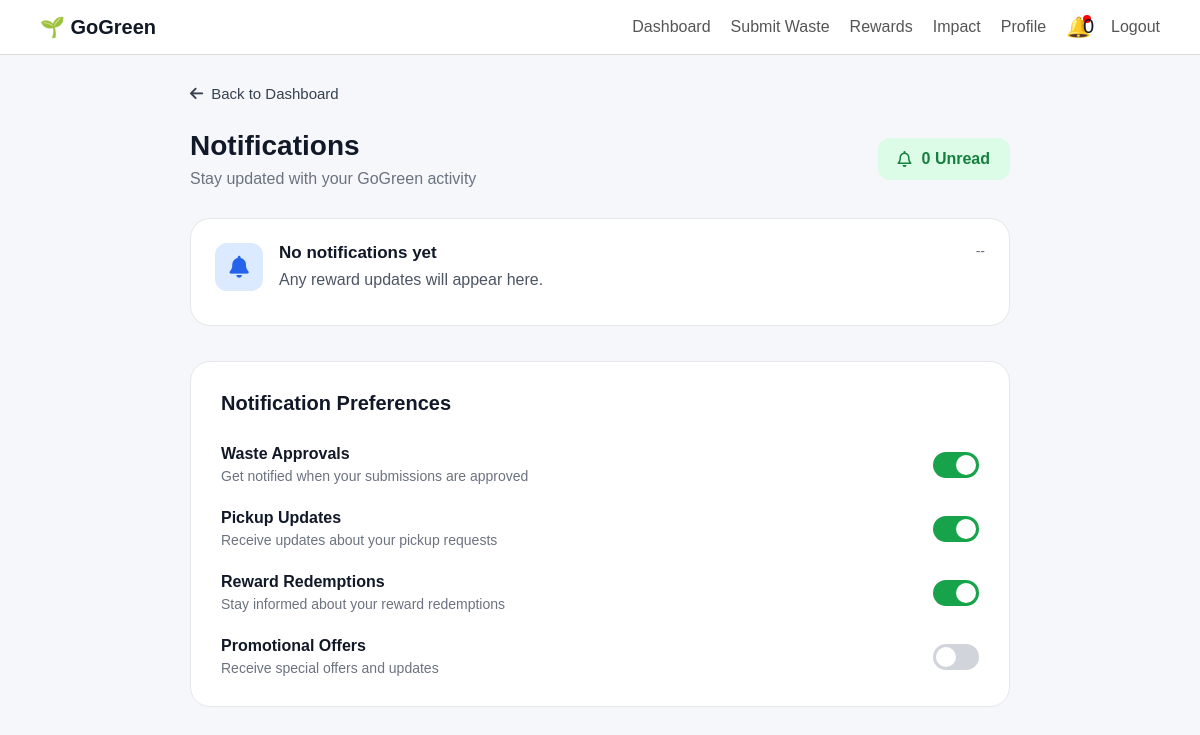
Before: /notification.php (signed in) with the older database file.
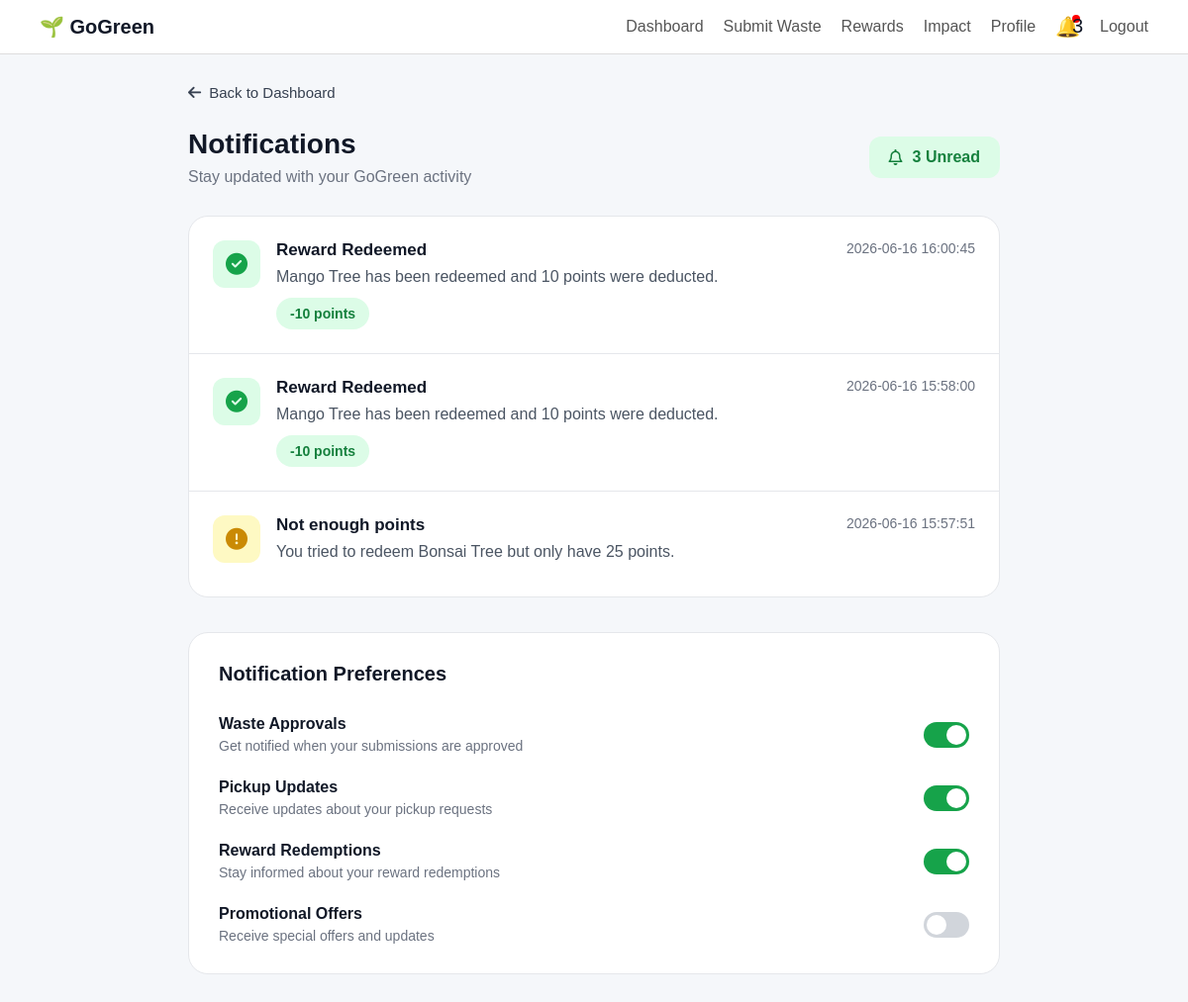
After: the same page with the newer database file.
### tables this page shows
CREATE TABLE `notifications` (
  `id` int(11) NOT NULL,
  `user_id` int(11) NOT NULL,
  `type` varchar(20) NOT NULL,
  `title` varchar(100) NOT NULL,
  `message` text NOT NULL,
  `points_delta` int(11) DEFAULT NULL,
  `created_at` timestamp NOT NULL DEFAULT current_timestamp()
);

### notification.php (the view, shortened to what this page needs)
<?php
include 'config.php';
$userId = intval($_SESSION['user_id']);
$notifications = [];
$notificationCount = 0;
$result = mysqli_query($conn, "SELECT * FROM notifications WHERE user_id='$userId' ORDER BY created_at DESC");
if ($result) {
    while ($row = mysqli_fetch_assoc($result)) {
        $notifications[] = $row;
    }
    $notificationCount = count($notifications);
}
?>
<!DOCTYPE html>
<html lang="en">
<head>
<link rel="stylesheet"
href="https://cdnjs.cloudflare.com/ajax/libs/font-awesome/6.5.1/css/all.min.css"/>
</head>
<body>
<header class="navbar">
    <div class="logo">
        🌱 GoGreen
    </div>
    <nav class="nav-right">
        <a href="dashboard.php">
            Dashboard
        </a>
        <a href="SubmitWaste.php">
            Submit Waste
        </a>
        <a href="reward.php">
            Rewards
        </a>
        <a href="impactt.php">
            Impact
        </a>
        <a href="profile.php">
            Profile
        </a>
        <div class="notification" id="notifBtn">
            🔔
            <span class="badge" id="notif-badge"><?php echo $notificationCount; ?></span>
        </div>
        <a href="login.php">
            Logout
        </a>
    </nav>
</header>
<div class="container">
    <a href="dashboard.php" class="back">
        <i class="fa-solid fa-arrow-left"></i>
        Back to Dashboard
    </a>
    <div class="top">
        <div>
            <h1 class="title">
                Notifications
            </h1>
            <p class="subtitle">
                Stay updated with your GoGreen activity
            </p>
        </div>
        <div class="unread" id="unread-count">
            <i class="fa-regular fa-bell"></i>
            <?php echo $notificationCount; ?> Unread
        </div>
</div>
<div class="notifications">
<?php
if (count($notifications) > 0):
    foreach ($notifications as $notification):
        $type = $notification['type'] ?? 'info';
        $iconClass = 'fa-info-circle';
        $colorClass = 'blue';
        if ($type === 'success') {
            $iconClass = 'fa-circle-check';
            $colorClass = 'green';
        } elseif ($type === 'warning') {
            $iconClass = 'fa-circle-exclamation';
            $colorClass = 'yellow';
        }
?>
        <div class="item">
            <div class="item-left">
                <div class="icon <?php echo $colorClass; ?>">
                    <i class="fa-solid <?php echo $iconClass; ?>"></i>
                </div>
                <div class="content">
                    <h3>
                        <?php echo htmlspecialchars($notification['title']); ?>
                    </h3>
                    <p>
                        <?php echo htmlspecialchars($notification['text'] ?? $notification['message'] ?? ''); ?>
                    </p>
                    <?php
                        $pointsLabel = '';
                        if (!empty($notification['points'])) {
                            $pointsLabel = $notification['points'];
                        } elseif (isset($notification['points_delta']) && $notification['points_delta'] !== null) {
                            $pointsLabel = ($notification['points_delta'] > 0 ? '+' : '') . $notification['points_delta'] . ' points';
                        }
                    ?>
                    <?php if ($pointsLabel !== ''): ?>
                        <span class="points">
                            <?php echo htmlspecialchars($pointsLabel); ?>
                        </span>
                    <?php endif; ?>
                </div>
            </div>
            <div class="time">
                <?php echo htmlspecialchars($notification['created_at'] ?? 'Just now'); ?>
            </div>
        </div>
<?php
    endforeach;
else:
?>
        <div class="item">
            <div class="item-left">
                <div class="icon blue">
                    <i class="fa-solid fa-bell"></i>
                </div>
                <div class="content">
                    <h3>
                        No notifications yet
                    </h3>
                    <p>
                        Any reward updates will appear here.
                    </p>
                </div>
            </div>
            <div class="time">
                --
            </div>
        </div>
<?php endif; ?>
    </div>
    <div class="pref-box">
        <h2 class="pref-title">
            Notification Preferences
        </h2>
        <div class="pref-item">
            <div class="pref-left">
                <h4>Waste Approvals</h4>
                <p>Get notified when your submissions are approved</p>
            </div>
            <label class="switch">
                <span class="slider"></span>
            </label>
        </div>
        <div class="pref-item">
            <div class="pref-left">
                <h4>Pickup Updates</h4>
                <p>Receive updates about your pickup requests</p>
            </div>
            <label class="switch">
                <span class="slider"></span>
            </label>
        </div>
        <div class="pref-item">
            <div class="pref-left">
                <h4>Reward Redemptions</h4>
                <p>Stay informed about your reward redemptions</p>
            </div>
            <label class="switch">
                <span class="slider"></span>
            </label>
        </div>
        <div class="pref-item">
            <div class="pref-left">
                <h4>Promotional Offers</h4>
                <p>Receive special offers and updates</p>
            </div>
            <label class="switch">
                <span class="slider"></span>
            </label>
        </div>
    </div>
</div>
</body>
</html>

### notification.php (style rules this page uses)
* { margin:0; padding:0; box-sizing:border-box; }
body { font-family:Arial,sans-serif; background:#f5f7fa; color:#111827; }
.navbar { display:flex; justify-content:space-between; align-items:center; padding:15px 40px; background:white; border-bottom:1px solid #ddd; }
.logo { font-weight:bold; font-size:20px; }
.nav-right { display:flex; align-items:center; gap:20px; }
.nav-right a { position:relative; text-decoration:none; color:#555; font-weight:500; transition:all 0.3s ease; }
.nav-right a::after { content:""; position:absolute; left:0; bottom:-5px; width:0%; height:2px; background:#16a34a; transition:0.3s ease; }
.notification { position:relative; cursor:pointer; font-size:20px; }
.badge { position:absolute; top:0; right:0; width:8px; height:8px; background:red; border-radius:50%; }
.container { width:820px; margin:30px auto; }
.back { display:inline-flex; align-items:center; gap:8px; text-decoration:none; color:#374151; margin-bottom:28px; font-size:15px; }
.top { display:flex; justify-content:space-between; align-items:center; margin-bottom:30px; }
.title { font-size:28px; font-weight:700; margin-bottom:8px; }
.subtitle { color:#6b7280; font-size:16px; }
.unread { background:#dcfce7; color:#15803d; padding:12px 20px; border-radius:12px; font-weight:600; display:flex; align-items:center; gap:10px; }
.notifications { background:white; border-radius:20px; overflow:hidden; border:1px solid #e5e7eb; }
.item { display:flex; justify-content:space-between; align-items:flex-start; padding:24px; border-bottom:1px solid #e5e7eb; transition:0.3s; }
.item:last-child { border-bottom:none; }
.item-left { display:flex; gap:16px; }
.icon { width:48px; height:48px; border-radius:12px; display:flex; justify-content:center; align-items:center; font-size:22px; }
.green { background:#dcfce7; color:#16a34a; }
.yellow { background:#fef9c3; color:#ca8a04; }
.content h3 { font-size:17px; margin-bottom:8px; }
.content p { color:#4b5563; margin-bottom:12px; }
.points { display:inline-block; background:#dcfce7; color:#15803d; padding:8px 14px; border-radius:20px; font-size:14px; font-weight:600; }
.time { color:#6b7280; font-size:14px; }
.pref-box { background:white; margin-top:35px; border-radius:20px; padding:30px; border:1px solid #e5e7eb; }
.pref-title { font-size:20px; font-weight:700; margin-bottom:30px; }
.pref-item { display:flex; justify-content:space-between; align-items:center; margin-bottom:25px; }
.pref-item:last-child { margin-bottom:0; }
.pref-left h4 { font-size:16px; margin-bottom:5px; }
.pref-left p { color:#6b7280; font-size:14px; }
.switch { position:relative; display:inline-block; width:46px; height:26px; }
.slider { position:absolute; cursor:pointer; top:0; left:0; right:0; bottom:0; background:#d1d5db; transition:.4s; border-radius:34px; }
.slider:before { position:absolute; content:""; height:20px; width:20px; left:3px; bottom:3px; background:white; transition:.4s; border-radius:50%; }
input:checked + .slider { background:#16a34a; }
input:checked + .slider:before { transform:translateX(20px); }
.blue { background:#dbeafe; color:#2563eb; }

Changed rows visible on the page:
added notifications: title "Reward Redeemed", message "Mango Tree has been redeemed and 10 points were deducted.", points_delta "-10 points", created_at "2026-06-16 16:00:45"
added notifications: title "Reward Redeemed", message "Mango Tree has been redeemed and 10 points were deducted.", points_delta "-10 points", created_at "2026-06-16 15:58:00"
added notifications: title "Not enough points", message "You tried to redeem Bonsai Tree but only have 25 points.", created_at "2026-06-16 15:57:51", type "warning" (drawn)
Other visible differences:
$notificationCount: "0" → "3"
text no longer shown: "No notifications yet Any reward updates will appear here. --"
